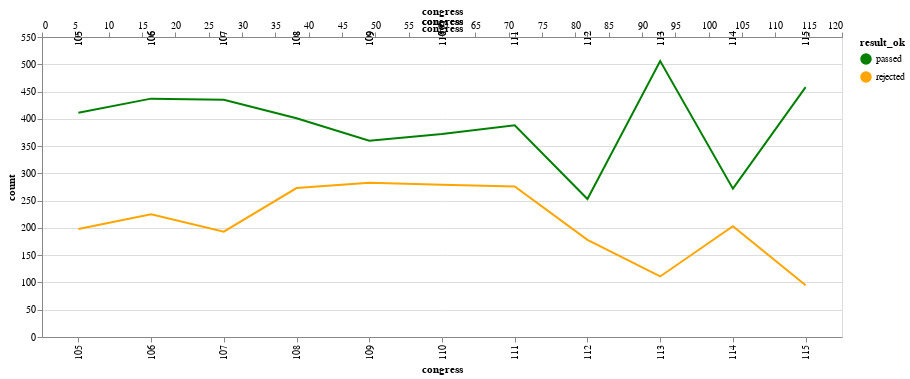

Source (notebook cell):
### Code cell
d = pd.DataFrame(all_laws.groupby(['congress', 'result_ok']).size()).reset_index()
d = d.rename(columns={0: 'count'})


# Chart
nearest = alt.selection(type='single', nearest=True, on='mouseover',
                        fields=['quarter'], empty='none')
line = alt.Chart().mark_line().encode(
    x='congress:O',
    y='count:Q',
    color=alt.Color('result_ok:N', 
                    scale=alt.Scale(domain=['passed', 'rejected'], 
                                    range=['green', 'orange'])))
selectors = alt.Chart().mark_point().encode(
    x='congress:Q',
    opacity=alt.value(0),).add_selection(nearest)
points = line.mark_point().encode(
    opacity=alt.condition(nearest, alt.value(1), alt.value(0)))
text = line.mark_text(align='left', dx=5, dy=-5).encode(
    text=alt.condition(nearest, 'count:Q', alt.value(' ')))
rules = alt.Chart().mark_rule(color='gray').encode(
    x='congress:Q',).transform_filter(nearest)

alt.layer(line, selectors, points, rules, text, data=d, width=800, height=300)

### Figure 1 — Vega-Lite specification as saved in the notebook (floating-point values rounded to 4 significant figures)
{"$schema": "https://vega.github.io/schema/vega-lite/v2.6.0.json", "config": {"view": {"height": 300, "width": 400}}, "data": {"name": "data-9f98075d429979557c09449fc62a2da5"}, "datasets": {"data-9f98075d429979557c09449fc62a2da5": [{"congress": 105, "count": 411, "result_ok": "passed"}, {"congress": 105, "count": 198, "result_ok": "rejected"}, {"congress": 106, "count": 437, "result_ok": "passed"}, {"congress": 106, "count": 225, "result_ok": "rejected"}, {"congress": 107, "count": 435, "result_ok": "passed"}, {"congress": 107, "count": 193, "result_ok": "rejected"}, {"congress": 108, "count": 401, "result_ok": "passed"}, {"congress": 108, "count": 273, "result_ok": "rejected"}, {"congress": 109, "count": 360, "result_ok": "passed"}, {"congress": 109, "count": 283, "result_ok": "rejected"}, {"congress": 110, "count": 372, "result_ok": "passed"}, {"congress": 110, "count": 279, "result_ok": "rejected"}, {"congress": 111, "count": 388, "result_ok": "passed"}, {"congress": 111, "count": 276, "result_ok": "rejected"}, {"congress": 112, "count": 253, "result_ok": "passed"}, {"congress": 112, "count": 178, "result_ok": "rejected"}, {"congress": 113, "count": 506, "result_ok": "passed"}, {"congress": 113, "count": 111, "result_ok": "rejected"}, {"congress": 114, "count": 272, "result_ok": "passed"}, {"congress": 114, "count": 203, "result_ok": "rejected"}, {"congress": 115, "count": 458, "result_ok": "passed"}, {"congress": 115, "count": 95, "result_ok": "rejected"}]}, "height": 300, "layer": [{"encoding": {"color": {"field": "result_ok", "scale": {"domain": ["passed", "rejected"], "range": ["green", "orange"]}, "type": "nominal"}, "x": {"field": "congress", "type": "ordinal"}, "y": {"field": "count", "type": "quantitative"}}, "mark": "line"}, {"encoding": {"opacity": {"value": 0}, "x": {"field": "congress", "type": "quantitative"}}, "mark": "point", "selection": {"selector003": {"empty": "none", "fields": ["quarter"], "nearest": true, "on": "mouseover", "resolve": "global", "type": "single"}}}, {"encoding": {"color": {"field": "result_ok", "scale": {"domain": ["passed", "rejected"], "range": ["green", "orange"]}, "type": "nominal"}, "opacity": {"condition": {"selection": "selector003", "value": 1}, "value": 0}, "x": {"field": "congress", "type": "ordinal"}, "y": {"field": "count", "type": "quantitative"}}, "mark": "point"}, {"encoding": {"x": {"field": "congress", "type": "quantitative"}}, "mark": {"color": "gray", "type": "rule"}, "transform": [{"filter": {"selection": "selector003"}}]}, {"encoding": {"color": {"field": "result_ok", "scale": {"domain": ["passed", "rejected"], "range": ["green", "orange"]}, "type": "nominal"}, "text": {"condition": {"field": "count", "selection": "selector003", "type": "quantitative"}, "value": " "}, "x": {"field": "congress", "type": "ordinal"}, "y": {"field": "count", "type": "quantitative"}}, "mark": {"align": "left", "dx": 5, "dy": -5, "type": "text"}}], "width": 800}
